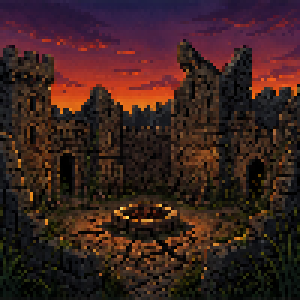
#> input picture game/assets/campfire_background.png, 100 x 100 px, found by its file name (shown 3 times larger)
$ python create_preview_gif.py
#> lines starting #> are read from the running program, lines starting #| are printed output that depends on the picture
import os
from PIL import Image

dest_dir = "game/assets"

# 1. 8枚の合成画像を生成
bg_path = os.path.join(dest_dir, "campfire_background.png")
bg = Image.open(bg_path).convert("RGBA")
#> bg is the input picture: PIL image 100x100 RGBA; mean R, G, B, A 58.7, 33.9, 31.1, 255

frames = []
for i in range(1, 9):
    f_path = os.path.join(dest_dir, f"campfire_flame_0{i}.png")
    flame = Image.open(f_path).convert("RGBA")
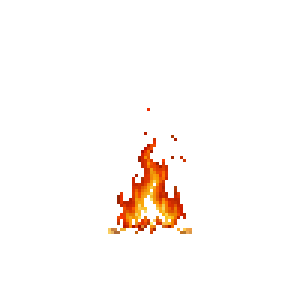
#> input picture game/assets/campfire_flame_01.png, 100 x 100 px, found by its file name (shown 3 times larger)
#> flame is the input picture: PIL image 100x100 RGBA; mean R, G, B, A 7.5, 3.2, 0.4, 8.6

    # 背景と前面炎を原点 (0,0) で合成
    composite = Image.alpha_composite(bg, flame)
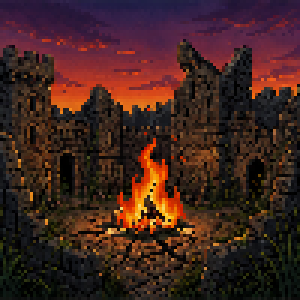
#> composite: PIL image 100x100 RGBA (shown 3 times larger); mean R, G, B, A 64.5, 35.9, 30.8, 255
    frames.append(composite.convert("RGB"))
#> pass 2 of the loop `for i in range(1, 9):`:
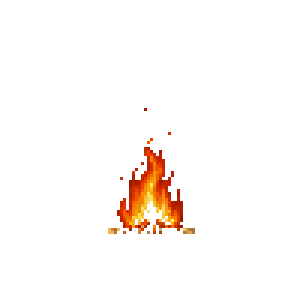
#> input picture game/assets/campfire_flame_02.png, 100 x 100 px, found by its file name (shown 3 times larger)
#> flame is the input picture: PIL image 100x100 RGBA; mean R, G, B, A 7.7, 3.3, 0.5, 9
#> `composite = Image.alpha_composite(bg, flame)`:
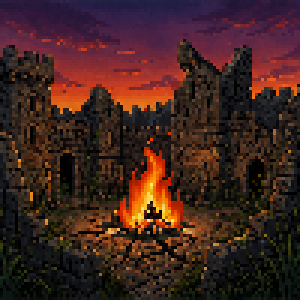
#> composite: PIL image 100x100 RGBA (shown 3 times larger); mean R, G, B, A 64.6, 36, 30.9, 255
#> (the run stopped early here; a loop or call above may not have finished)
